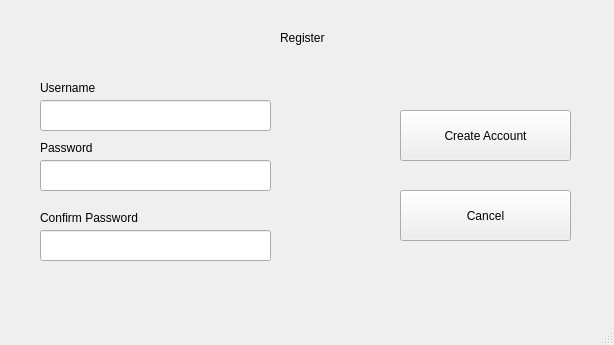
<?xml version="1.0" encoding="UTF-8"?>
<ui version="4.0">
 <class>Register</class>
 <widget class="QMainWindow" name="Register">
  <property name="geometry">
   <rect>
    <x>0</x>
    <y>0</y>
    <width>614</width>
    <height>345</height>
   </rect>
  </property>
  <property name="windowTitle">
   <string>MainWindow</string>
  </property>
  <widget class="QWidget" name="centralwidget">
   <widget class="QLabel" name="label">
    <property name="geometry">
     <rect>
      <x>280</x>
      <y>30</y>
      <width>49</width>
      <height>16</height>
     </rect>
    </property>
    <property name="text">
     <string>Register</string>
    </property>
   </widget>
   <widget class="QLineEdit" name="username">
    <property name="geometry">
     <rect>
      <x>40</x>
      <y>100</y>
      <width>231</width>
      <height>31</height>
     </rect>
    </property>
   </widget>
   <widget class="QLineEdit" name="password">
    <property name="geometry">
     <rect>
      <x>40</x>
      <y>160</y>
      <width>231</width>
      <height>31</height>
     </rect>
    </property>
   </widget>
   <widget class="QLineEdit" name="confirm_password">
    <property name="geometry">
     <rect>
      <x>40</x>
      <y>230</y>
      <width>231</width>
      <height>31</height>
     </rect>
    </property>
   </widget>
   <widget class="QLabel" name="label_2">
    <property name="geometry">
     <rect>
      <x>40</x>
      <y>80</y>
      <width>121</width>
      <height>16</height>
     </rect>
    </property>
    <property name="text">
     <string>Username</string>
    </property>
   </widget>
   <widget class="QLabel" name="label_3">
    <property name="geometry">
     <rect>
      <x>40</x>
      <y>140</y>
      <width>121</width>
      <height>16</height>
     </rect>
    </property>
    <property name="text">
     <string>Password</string>
    </property>
   </widget>
   <widget class="QLabel" name="label_4">
    <property name="geometry">
     <rect>
      <x>40</x>
      <y>210</y>
      <width>121</width>
      <height>16</height>
     </rect>
    </property>
    <property name="text">
     <string>Confirm Password</string>
    </property>
   </widget>
   <widget class="QPushButton" name="pushButton">
    <property name="geometry">
     <rect>
      <x>400</x>
      <y>110</y>
      <width>171</width>
      <height>51</height>
     </rect>
    </property>
    <property name="text">
     <string>Create Account</string>
    </property>
   </widget>
   <widget class="QPushButton" name="pushButton_2">
    <property name="geometry">
     <rect>
      <x>400</x>
      <y>190</y>
      <width>171</width>
      <height>51</height>
     </rect>
    </property>
    <property name="text">
     <string>Cancel</string>
    </property>
   </widget>
  </widget>
  <widget class="QMenuBar" name="menubar">
   <property name="geometry">
    <rect>
     <x>0</x>
     <y>0</y>
     <width>614</width>
     <height>22</height>
    </rect>
   </property>
  </widget>
  <widget class="QStatusBar" name="statusbar"/>
 </widget>
 <resources/>
 <connections/>
</ui>
